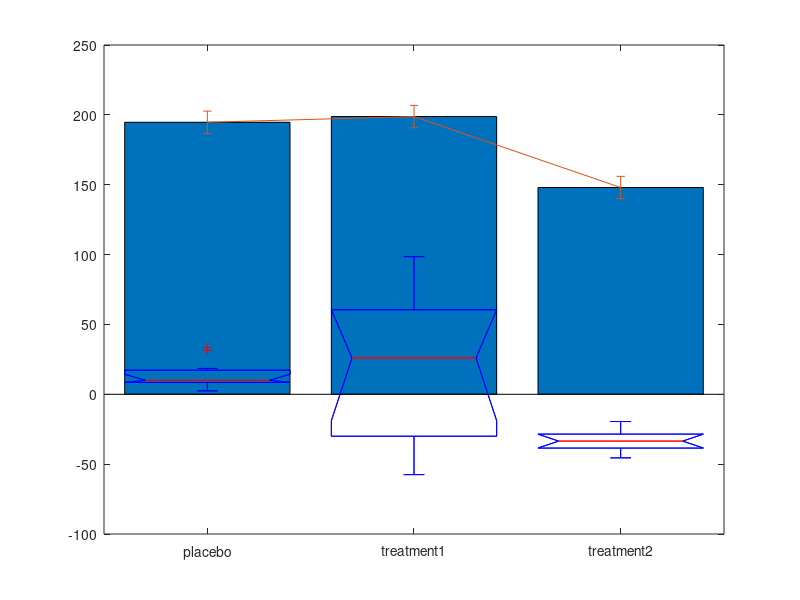
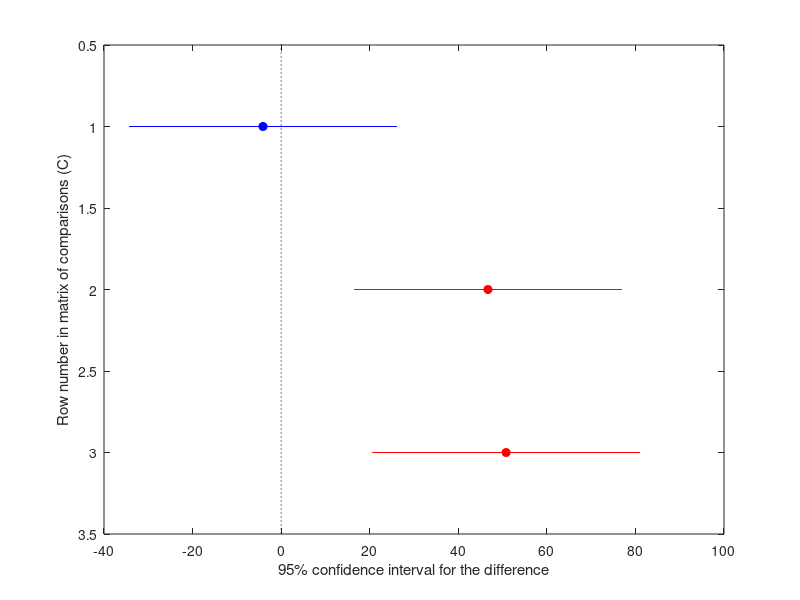

The MATLAB source for these figures, in order: (Note: this script raises an error after producing the figures.)
%In class 19

% Problem 1. Imagine a clincal trial for two drugs that are intended to lower
% cholesterol. Assume 30 subjects are randomly divided into 3 groups that
% either receive a placebo or one of the two treatments. The mean initials
% levels of total cholesterol in each group are the same. The final
% measurements look like

placebo = [   194   183   199   189   189   214   212   186   191   190];
treatment1 = [    138   217   188   126   249   217   255   196   279   123];
treatment2 =[   152   152   151   143   161   142   142   141   161   135];

%A. Make a bar plot of the means of each group with errorbars (Hint, use
%bar and then use 'hold on' and then errorbar). 

c=[mean(placebo) mean(treatment1) mean(treatment2)];
bar(c);
hold on;
err=8*ones(size(c))
errorbar(c,err)

%B. Run a one way ANOVA analysis to see whether any of the treatment groups showed
%a statistically signficant difference. 
data=[placebo treatment1 treatment2];
groups={'placebo','placebo','placebo','placebo','placebo','placebo','placebo','placebo','placebo','placebo','treatment1','treatment1','treatment1','treatment1','treatment1','treatment1','treatment1','treatment1','treatment1','treatment1','treatment2','treatment2','treatment2','treatment2','treatment2','treatment2','treatment2','treatment2','treatment2','treatment2'};
p=anova1(data,groups)
%C. use the multcompare function to look at all pairs of samples and
%indicate which are significantly different. 
[p,table,stats]=anova1(data,groups);
multcompare(stats)

%Problem 2. In this directory, you will find a .mat file with three
%variables, xdat, ydat, and ydat2. For each pair (xdat, ydat) and (xdat,
%ydat2), fit the data to a first, second and third order polynomial. Which
%one is the best fit in each case? In at least one of the cases, do the
%problem with both the polyfit/polyval functions and with the 'fit' function.
file = load('data.mat');
xdat = file.xdat;
ydat = file.ydat;
ydat2 = file.ydat2;

[coeff,s]=polyfit(xdat',ydat',1);
plot(xdat',ydat','r.','MarkerSize','20');hold on;
plot(xdat',polyval(coeff,xdat'),'k-','LineWidth',3);
hold off;
[coeff,s]=polyfit(xdat',ydat',2);
plot(xdat',ydat','r.','MarkerSize','20');hold on;
plot(xdat',polyval(coeff,xdat'),'k-','LineWidth',3);
hold off;
[coeff,s]=polyfit(xdat',ydat',3);
plot(xdat',ydat','r.','MarkerSize','20');hold on;
plot(xdat',polyval(coeff,xdat'),'k-','LineWidth',3);
hold off;

[coeff,s]=polyfit(xdat',ydat2',1);
plot(xdat',ydat2','r.','MarkerSize','20');hold on;
plot(xdat',polyval(coeff,xdat'),'k-','LineWidth',3);
hold off;
[coeff,s]=polyfit(xdat',ydat2',2);
plot(xdat',ydat2','r.','MarkerSize','20');hold on;
plot(xdat',polyval(coeff,xdat'),'k-','LineWidth',3);
hold off;
[coeff,s]=polyfit(xdat',ydat2',3);
plot(xdat',ydat2','r.','MarkerSize','20');hold on;
plot(xdat',polyval(coeff,xdat'),'k-','LineWidth',3);
hold off;

f2_1=fit(xdat',ydat2','poly1');
f2_2=fit(xdat',ydat2','poly2');
f2_2=fit(xdat',ydat2','poly3');
figure;
plot(xdat',ydat2','k-','MarkerSize','20');
hold on;
plot(f2_1,'r');
plot(f2_2,'g');
plot(f2_3,'b');
legend('data','order 1','order 2','order 3');
% In both cases, 3rd order of nominal best fits the data.
